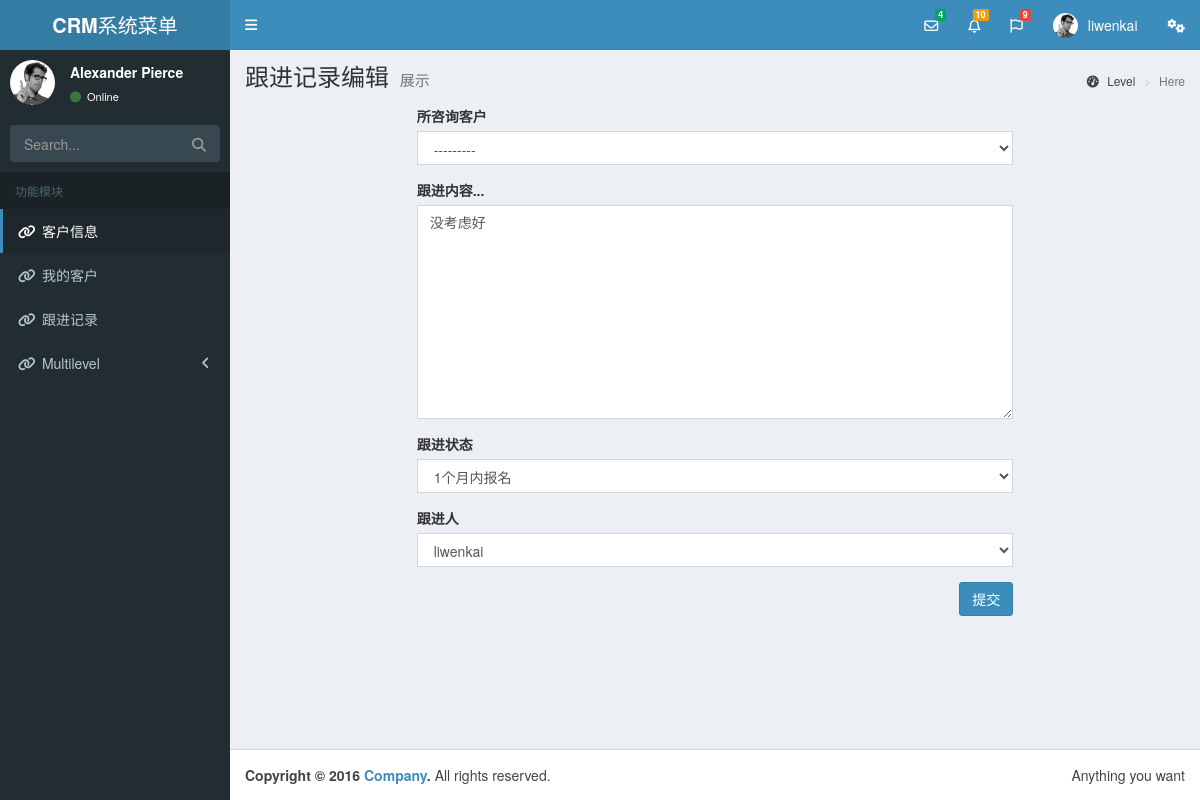
Page /Follow_Up_Records/edit/2 (signed in) on the committed database.
### crm01/models.py (models this page shows)
class UserInfo(AbstractUser):
    telephone = models.CharField(max_length=32,null=True)

class ConsultRecord(models.Model):
    customer = models.ForeignKey('Customer', verbose_name="所咨询客户")
    note = models.TextField(verbose_name="跟进内容...")
    status = models.CharField("跟进状态", max_length=8, choices=seek_status_choices, help_text="选择客户此时的状态")
    consultant = models.ForeignKey("UserInfo", verbose_name="跟进人", related_name='records')
    date = models.DateTimeField("跟进日期", auto_now_add=True)
    delete_status = models.BooleanField(verbose_name='删除状态', default=False)

### crm01/views.py (the view, shortened to what this page needs)
# urls.py: url(r'^Follow_Up_Records/edit/(\d+)', views.EditFollow_Up_Records.as_view(), name='editFollow'),
class EditFollow_Up_Records(View):
    def get(self,request,pk):
        followobj = models.ConsultRecord.objects.filter(pk=pk).first() #.first() 拿对象
        form_obj = form.ConsultRecordModelForm(request,instance=followobj)
        return render(request, 'editFollow.html', {'form_obj':form_obj})

### crm01/form.py
class ConsultRecordModelForm(forms.ModelForm):
    class Meta:
        model = models.ConsultRecord
        fields = '__all__'
        exclude = ['delete_status', ]
    def __init__(self,request,*args,**kwargs):
        super().__init__(*args,**kwargs)
        self.fields['consultant'].queryset = models.UserInfo.objects.filter(pk=request.user.pk)
        self.fields['customer'].queryset = models.Customer.objects.filter(consultant=request.user)
        for key,field in self.fields.items():
                field.widget.attrs.update({
                    'class':'form-control'
                })

### crm01/models.py (called while the page is built)
    def __str__(self):
        return self.name+":"+self.qq  #主要__str__最好是个字符串昂，不然你会遇到很多的坑，还有我们返回的这两个字段填写数据的时候必须写上数据，必然相加会报错，null类型和str类型不能相加等错误信息。

### templates/editFollow.html (shortened to what this page needs)
{% extends 'base.html' %}
{% block content %}
        <div class="content-wrapper">
        <section class="content-header">
            <h1>
                跟进记录编辑
                <small>展示</small>
            </h1>
            <ol class="breadcrumb">
                <li><a href="#"><i class="fa fa-dashboard"></i> Level</a></li>
                <li class="active">Here</li>
            </ol>
        </section>
        <section class="content container-fluid">
                <div class="container-fluid">
        <div class="row">
            <div class="col-md-8 col-md-offset-2">
                <form action="" method="post" novalidate >
                    {% for field in form_obj %}
                        <div class="form-group">
                            <label for="{{ field.id_for_label }}">{{ field.label }}</label>
                            {{ field }}
                        </div>
                {% endfor %}
                <button   class="btn btn-primary pull-right">提交</button>
                </form>
            </div>
        </div>
    </div>
        </section>
    </div>
{% endblock %}

### templates/base.html (shortened to what this page needs)
{% load static %}
<!DOCTYPE html>
<html>
<head>
    <link rel="stylesheet" href="{% static 'adminlte/bower_components/bootstrap/dist/css/bootstrap.min.css' %}">
    <link rel="stylesheet" href="{% static 'adminlte/bower_components/font-awesome/css/font-awesome.min.css' %}">
    <link rel="stylesheet" href="{% static 'adminlte/bower_components/Ionicons/css/ionicons.min.css' %}">
    <link rel="stylesheet" href="{% static 'adminlte/dist/css/AdminLTE.min.css' %}">
    <link rel="stylesheet" href="{% static 'adminlte/dist/css/skins/skin-blue.min.css' %}">
</head>
<body class="hold-transition skin-blue sidebar-mini">
<div class="wrapper">
    <header class="main-header">
        <a href="index.html" class="logo">
            <span class="logo-lg"><b>CRM</b>系统菜单</span>
        </a>
        <nav class="navbar navbar-static-top" role="navigation">
            <a href="#" class="sidebar-toggle" data-toggle="push-menu" role="button">
            </a>
            <div class="navbar-custom-menu">
                <ul class="nav navbar-nav">
                    <li class="dropdown messages-menu">
                        <a href="#" class="dropdown-toggle" data-toggle="dropdown">
                            <i class="fa fa-envelope-o"></i>
                            <span class="label label-success">4</span>
                        </a>
                    </li>
                    <li class="dropdown notifications-menu">
                        <a href="#" class="dropdown-toggle" data-toggle="dropdown">
                            <i class="fa fa-bell-o"></i>
                            <span class="label label-warning">10</span>
                        </a>
                    </li>
                    <li class="dropdown tasks-menu">
                        <a href="#" class="dropdown-toggle" data-toggle="dropdown">
                            <i class="fa fa-flag-o"></i>
                            <span class="label label-danger">9</span>
                        </a>
                    </li>
                    <li class="dropdown user user-menu">
                        <a href="#" class="dropdown-toggle" data-toggle="dropdown">
                            <img src="{% static 'adminlte/dist/img/user2-160x160.jpg' %}" class="user-image"
                                 alt="User Image">
                            <span class="hidden-xs">{{ request.user.username }}</span>
                        </a>
                    </li>
                    <li>
                        <a href="#" data-toggle="control-sidebar"><i class="fa fa-gears"></i></a>
                    </li>
                </ul>
            </div>
        </nav>
    </header>
    <aside class="main-sidebar">
        <section class="sidebar">
            <div class="user-panel">
                <div class="pull-left image">
                    <img src="{% static 'adminlte/dist/img/user2-160x160.jpg' %}" class="img-circle" alt="User Image">
                </div>
                <div class="pull-left info">
                    <p>Alexander Pierce</p>
                    <a href="#"><i class="fa fa-circle text-success"></i> Online</a>
                </div>
            </div>
            <form action="#" method="get" class="sidebar-form">
                <div class="input-group">
                    <input type="text" name="q" class="form-control" placeholder="Search...">
                    <span class="input-group-btn">
              <button type="submit" name="search" id="search-btn" class="btn btn-flat"><i class="fa fa-search"></i>
              </button>
            </span>
                </div>
            </form>
            <ul class="sidebar-menu" data-widget="tree">
                <li class="header">功能模块</li>
                <li class="active"><a href="{% url 'customers' %}"><i class="fa fa-link"></i> <span>客户信息</span></a></li>
                <li><a href="{% url 'mycustomers' %}"><i class="fa fa-link"></i> <span>我的客户</span></a></li>
                <li><a href="{% url 'Follow_Up_Records' %}"><i class="fa fa-link"></i> <span>跟进记录</span></a></li>
                <li class="treeview">
                    <a href="#"><i class="fa fa-link"></i> <span>Multilevel</span>
                        <span class="pull-right-container">
                <i class="fa fa-angle-left pull-right"></i>
              </span>
                    </a>
                </li>
            </ul>
        </section>
    </aside>
    {% block content %}{% endblock %}
    <footer class="main-footer">
        <div class="pull-right hidden-xs">
            Anything you want
        </div>
        <strong>Copyright &copy; 2016 <a href="#">Company</a>.</strong> All rights reserved.
    </footer>
</div>
</body>
</html>

### rows in the picture
UserInfo: user.username "liwenkai"
ConsultRecord: form_obj "---------" "没考虑好" "1个月内报名" "liwenkai"

### other values in the picture
{{ field.label }} "所咨询客户" "跟进内容..." "跟进状态" "跟进人"
